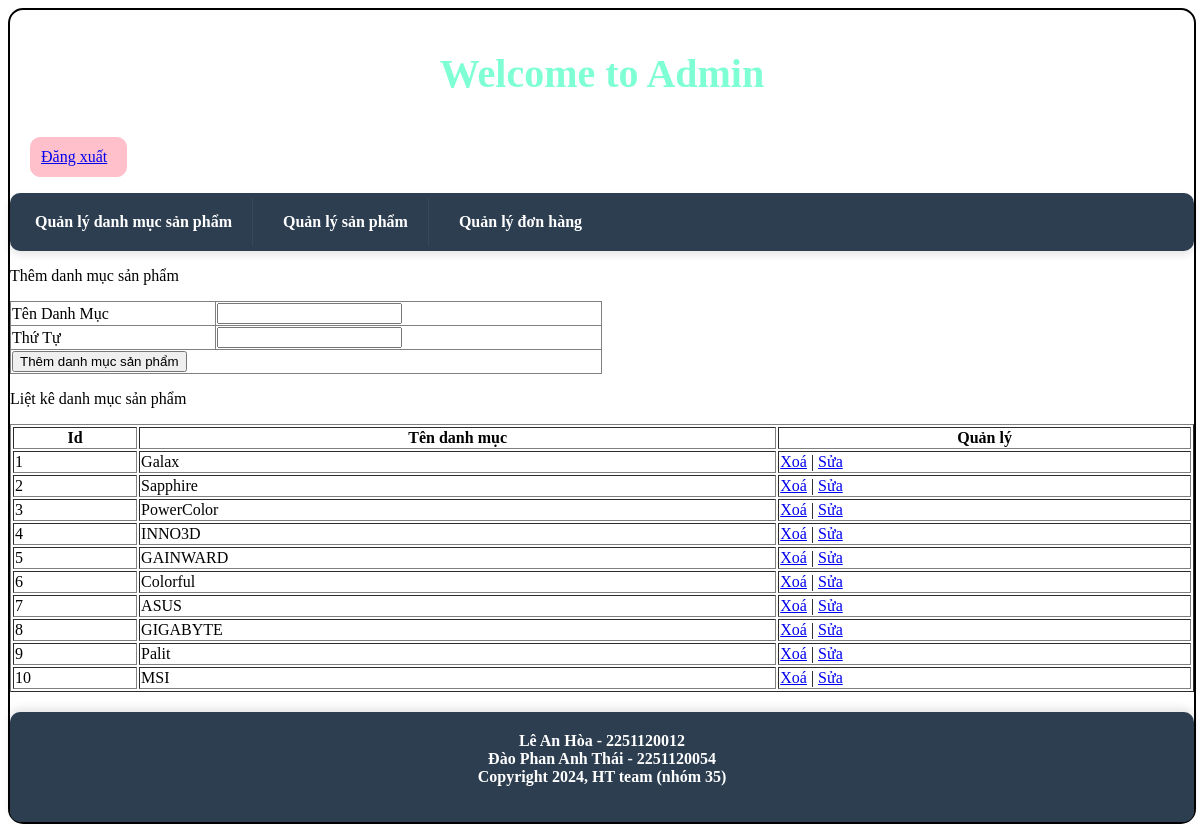
The page /admincp/index.php?action=quanlydanhmucsanpham&query=them (signed in) on the database its author committed.
### tables this page shows
CREATE TABLE `tbl_danhmuc` (
  `id_danhmuc` int(11) NOT NULL,
  `tendanhmuc` varchar(100) NOT NULL,
  `thutu` int(11) NOT NULL
);

### admincp/modules/quanlydanhmucsp/lietke.php (the view)
<?php
    $sql_lietke_danhmucsp = "SELECT * FROM tbl_danhmuc ORDER BY thutu DESC";
    $query_lietke_danhmucsp = mysqli_query($mysqli,$sql_lietke_danhmucsp);
?>
<p>Liệt kê danh mục sản phẩm</p>
<table style="width:100%" border="1" style="border-collapse: collapse;">
  <tr>
    <th>Id</th>
    <th>Tên danh mục</th>
    <th>Quản lý</th>
  </tr>
  <?php
  $i = 0;
  while($row = mysqli_fetch_array($query_lietke_danhmucsp)){
    $i++;
  ?>
  <tr>
    <td><?php echo $i?></td>
    <td><?php echo $row['tendanhmuc']?></td>
    <td>
        <a href="modules/quanlydanhmucsp/xuly.php?iddanhmuc=<?php echo $row['id_danhmuc'] ?>">Xoá</a> | <a href="?action=quanlydanhmucsanpham&query=sua&iddanhmuc=<?php echo $row['id_danhmuc'] ?>">Sửa</a>
    </td>
  </tr>
  <?php
  }
  ?>
</table>

### rows shown on the page
tbl_danhmuc: tendanhmuc "Galax"
tbl_danhmuc: tendanhmuc "Sapphire"
tbl_danhmuc: tendanhmuc "PowerColor"
tbl_danhmuc: tendanhmuc "INNO3D"
tbl_danhmuc: tendanhmuc "GAINWARD"
tbl_danhmuc: tendanhmuc "Colorful"
tbl_danhmuc: tendanhmuc "ASUS"
tbl_danhmuc: tendanhmuc "GIGABYTE"
tbl_danhmuc: tendanhmuc "Palit"
tbl_danhmuc: tendanhmuc "MSI"
